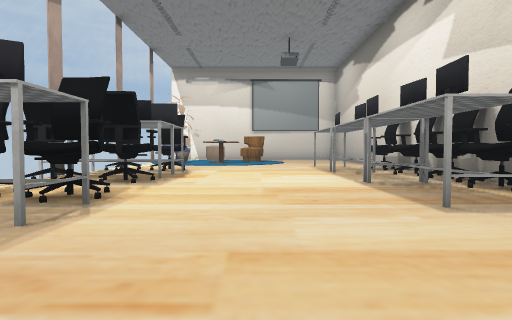
view 1 (above)

21 first-person views from a walk through a scene from a Unity 3-D project. The camera is 1.2 m above the floor, tilts 2° down and sees 75° across. The floor is counted in squares, 2 m on a side. Each view is taken from the middle of a square. On the plan, view 1 faces up. The plan holds only what a view shows up to about 10 squares ahead; the rest is blank. The place goes on beyond the plan. The player is left out. Some surface patterns are stand-ins.

view 2
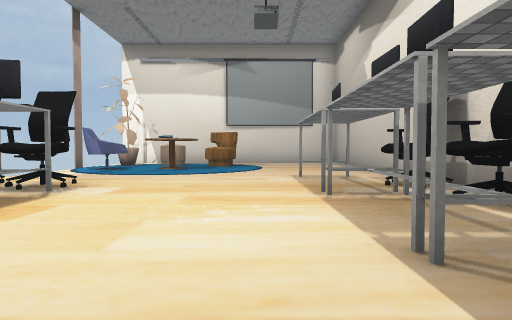

view 3
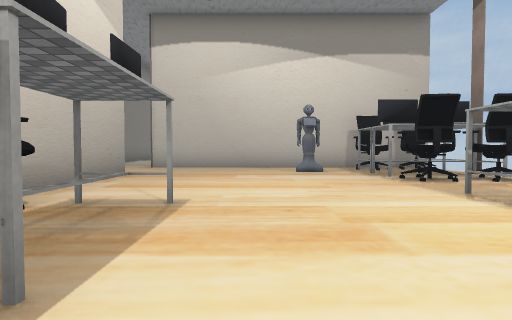

view 4
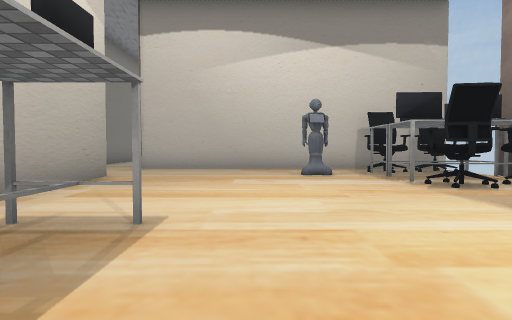

view 5
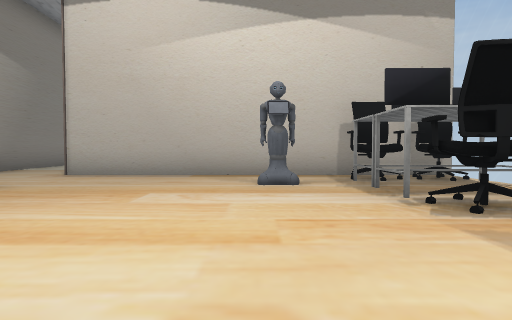

view 6
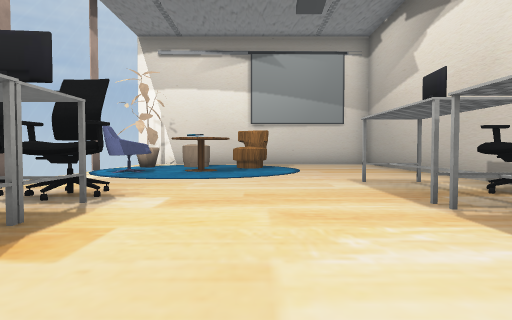

view 7
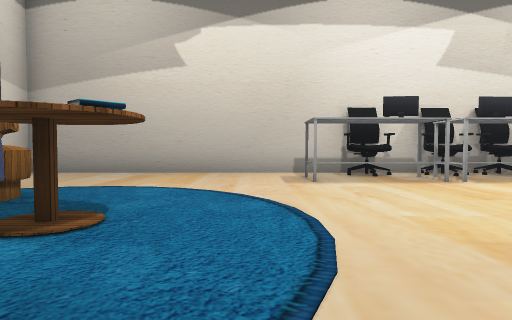

view 8
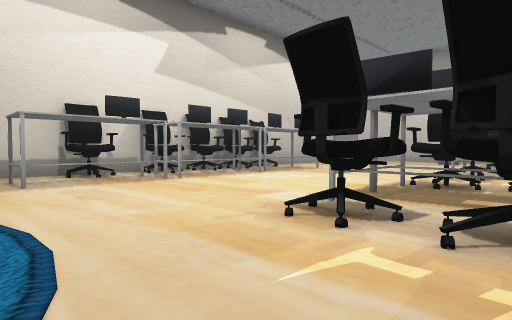

view 9
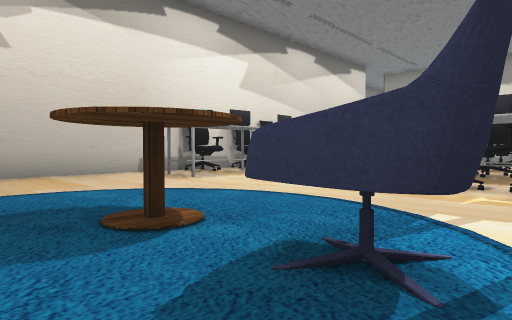

view 10
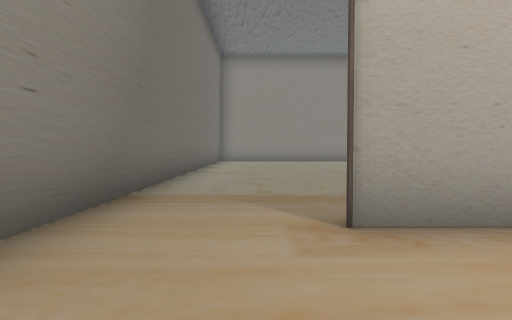

view 11
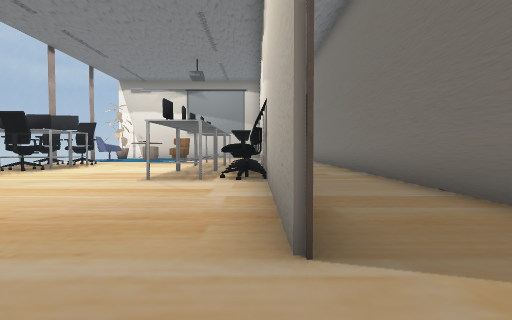

view 12
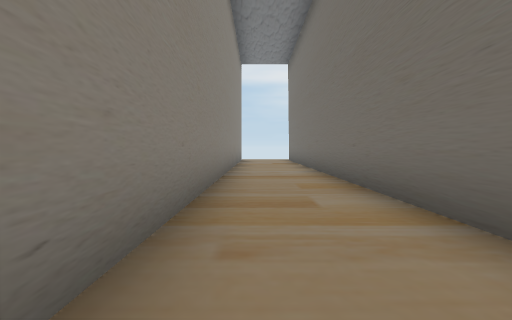

view 13
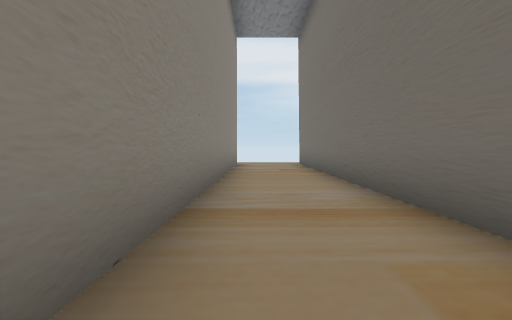

view 14
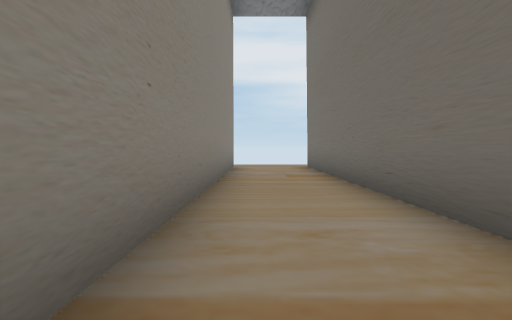

view 15
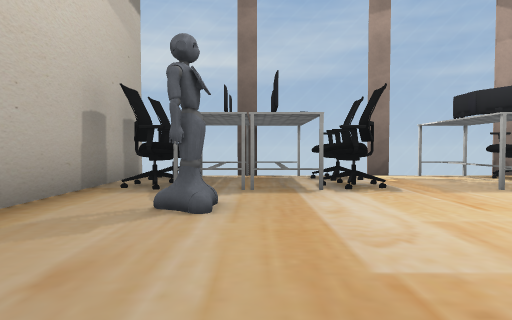

view 16
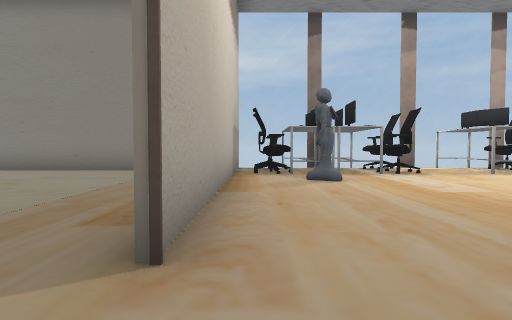

view 17
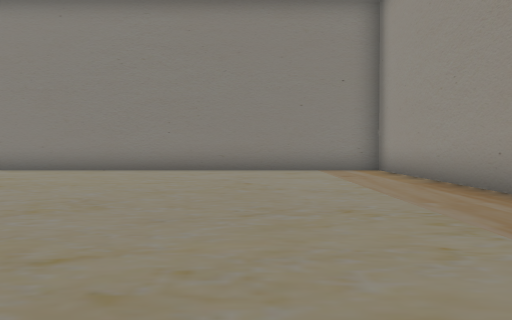

view 18
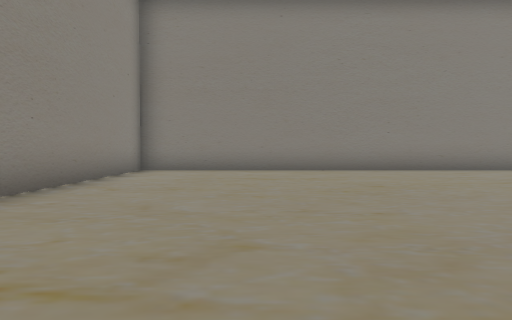

view 19
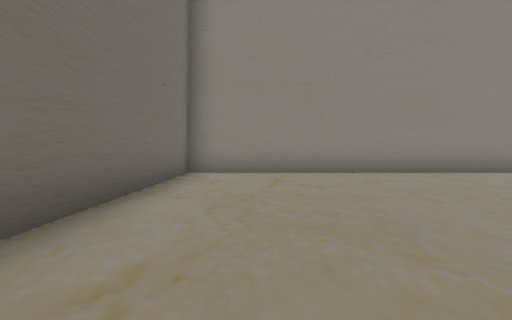

view 20
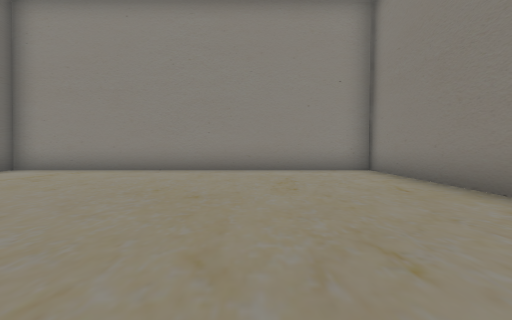

view 21
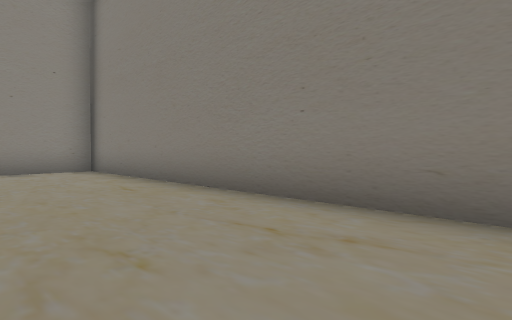

### Floor plan
Points are (right, up) in squares from view 1. A wall is a line through its corners. A room is listed if a view was taken in it or the views show most of it. See-through windows are left out.
Room 1 (views 1, 2, 3, 4, 5, 6, 7, 8, 9, 15)
walls: (-1.8, 3.5) (-1.8, 2.5); (2.5, 5.9) (1.9, 5.9); (2.5, 5.7) (1.9, 5.7); (1.9, 3.4) (2.7, 3.4); (-4.4, 3) (-4.4, 1.4); (2.9, 3.3) (1.9, 3.3); (1.9, 11) (3, 11); (-4.4, 11.1) (-4.4, 10.6); (4.2, 11.1) (4.2, 15.5); (-0.6, -1.4) (-0.2, -1.6) (-0.2, -1.7) (-0.3, -2); (-0.6, -1.5) (-0.2, -1.6); (-0.7, -1.6) (-0.2, -1.6); (-1.8, -1.6) (-1.8, -2.3); (-0.2, -1.7) (-0.4, -2); (-0.2, -1.8) (-0.3, -2); (4.2, -1.2) (4.2, 3.2); (-4.4, 14.4) (-4.4, 13.9); (-1.5, -3.5) (3.4, -3.5)
low walls: (-1.8, 3) (-4.4, 3); (-2.5, 3.1) (-1.8, 3.1); (2.4, 5.4) (2.4, 8.2); (2.4, 10.4) (2.4, 11); (-4.3, -0.5) (-2.4, -0.5); (-4.4, -1.6) (-1.8, -1.6)
ways out: opening at (2, 9.5) to room 2; opening at (4, -2.5) to room 2; opening at (-1, -3)
objects: other object (-4, 0) to (-4, 1); other object (-4, 4); other object (-4, 6); table (-4, 7); table (-4, 8) to (-2, 8); other object (-3, 6) to (-2, 7); other object (-3, 9); other object (-3, 13) to (-3, 14); other object (-3, 15); other object (-2, -1); other object (-2, 0); other object (-2, 1); other object (-2, 4); other object (-2, 9); table (-2, 14) to (-1, 14); books (-1, 13); chair (0, 15); other object (3, 4) to (4, 4)
Room 2 (views 10, 11, 12, 13, 14, 16)
walls: (4.2, 6.4) (4.2, 7.6); (4.3, 7.5) (4.3, 6.4); (4.3, 3.5) (4.3, 1.9); (4.2, 9.4) (4.2, 11.1); (1.9, 8.3) (2.4, 8.3); (3, 10.9) (1.9, 10.9); (6.7, 0.4) (6.7, 15.5); (4.3, 15.5) (4.3, 9.4); (3.4, -3.5) (4.4, -3.5); (6.7, -4.6) (6.7, -3.1)
ways out: opening at (2, 9.5) to room 1; opening at (4, -2.5) to room 1; opening at (5.5, -4) to room 3
objects: other object (3, 5) to (4, 5); other object (3, 6) to (4, 7); other object (3, 9) to (4, 10); other object (4, 8)
Room 3 (views 17, 18, 19, 20, 21)
walls: (1.6, -3.6) (-3.1, -3.6) (-3.1, -16.1) (6.7, -16.1) (6.7, -4.6)
ways out: opening at (5.5, -4) to room 2

Positions as (right, up) in squares from view 1, and headings:
1: (0, 0), facing up
2: (1, 4), facing up
3: (1, 7), facing down
4: (1, 6), facing down
5: (0, 4), facing down
6: (0, 5), facing up
7: (-4, 12), facing right
8: (-4, 12), facing down-right
9: (-4, 15), facing down-right
10: (5, -1), facing down
11: (4, -3), facing up
12: (5, 1), facing up
13: (5, 5), facing up
14: (5, 7), facing up
15: (3, -1), facing left
16: (6, -3), facing left
17: (6, -7), facing left
18: (6, -13), facing left
19: (5, -8), facing down
20: (0, -7), facing down
21: (0, -7), facing down-left
